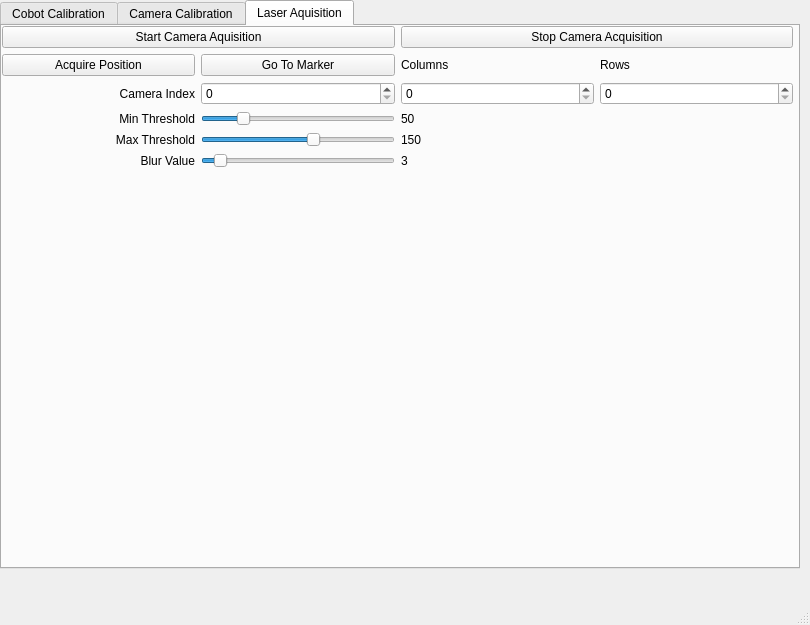
<?xml version="1.0" encoding="UTF-8"?>
<ui version="4.0">
 <class>MainWindow</class>
 <widget class="QMainWindow" name="MainWindow">
  <property name="geometry">
   <rect>
    <x>0</x>
    <y>0</y>
    <width>810</width>
    <height>625</height>
   </rect>
  </property>
  <property name="windowTitle">
   <string>Cobot Sawyer Laser Aquisition</string>
  </property>
  <widget class="QWidget" name="centralwidget">
   <widget class="QTabWidget" name="tabWidget">
    <property name="geometry">
     <rect>
      <x>0</x>
      <y>0</y>
      <width>800</width>
      <height>569</height>
     </rect>
    </property>
    <property name="sizePolicy">
     <sizepolicy hsizetype="Maximum" vsizetype="Maximum">
      <horstretch>0</horstretch>
      <verstretch>0</verstretch>
     </sizepolicy>
    </property>
    <property name="currentIndex">
     <number>2</number>
    </property>
    <widget class="QWidget" name="cobot_calibration_tab">
     <attribute name="title">
      <string>Cobot Calibration</string>
     </attribute>
     <widget class="QWidget" name="gridLayoutWidget">
      <property name="geometry">
       <rect>
        <x>0</x>
        <y>0</y>
        <width>791</width>
        <height>531</height>
       </rect>
      </property>
      <layout class="QGridLayout" name="gridLayout" columnstretch="0,0">
       <property name="sizeConstraint">
        <enum>QLayout::SetMaximumSize</enum>
       </property>
       <property name="horizontalSpacing">
        <number>6</number>
       </property>
       <item row="1" column="1">
        <widget class="QPushButton" name="stop_cobot_calibration_btn">
         <property name="text">
          <string>Stop Calibration</string>
         </property>
        </widget>
       </item>
       <item row="1" column="0">
        <widget class="QPushButton" name="start_cobot_calibration_btn">
         <property name="text">
          <string>Start Calibration</string>
         </property>
        </widget>
       </item>
       <item row="2" column="0" colspan="2">
        <widget class="QLabel" name="cobot_calibration_log_label">
         <property name="text">
          <string/>
         </property>
         <property name="wordWrap">
          <bool>true</bool>
         </property>
        </widget>
       </item>
      </layout>
     </widget>
    </widget>
    <widget class="QWidget" name="camera_calibration_tab">
     <attribute name="title">
      <string>Camera Calibration</string>
     </attribute>
     <widget class="QWidget" name="gridLayoutWidget_2">
      <property name="geometry">
       <rect>
        <x>0</x>
        <y>0</y>
        <width>791</width>
        <height>531</height>
       </rect>
      </property>
      <layout class="QGridLayout" name="gridLayout_2" rowstretch="1,1,1,1,1,5,0,0" columnstretch="1,1,1,1">
       <item row="0" column="0" colspan="2">
        <widget class="QPushButton" name="start_camera_acquisition_cal_btn">
         <property name="text">
          <string>Start Camera Aquisition</string>
         </property>
        </widget>
       </item>
       <item row="4" column="1">
        <widget class="QSlider" name="max_thr_slider_calib">
         <property name="maximum">
          <number>255</number>
         </property>
         <property name="sliderPosition">
          <number>150</number>
         </property>
         <property name="orientation">
          <enum>Qt::Horizontal</enum>
         </property>
        </widget>
       </item>
       <item row="1" column="0" colspan="2">
        <widget class="QPushButton" name="calibrate_camera_btn">
         <property name="text">
          <string>Calibrate Camera</string>
         </property>
        </widget>
       </item>
       <item row="0" column="2" colspan="2">
        <widget class="QPushButton" name="stop_camera_acq_calib_btn">
         <property name="text">
          <string>Stop Camera Acquisition</string>
         </property>
        </widget>
       </item>
       <item row="7" column="2" colspan="2">
        <widget class="QLabel" name="gray_image_view_calib">
         <property name="text">
          <string/>
         </property>
        </widget>
       </item>
       <item row="4" column="2">
        <widget class="QLabel" name="max_thr_calib_label">
         <property name="text">
          <string>150</string>
         </property>
        </widget>
       </item>
       <item row="5" column="0">
        <widget class="QLabel" name="label_3">
         <property name="text">
          <string>Blur Value</string>
         </property>
         <property name="alignment">
          <set>Qt::AlignRight|Qt::AlignTrailing|Qt::AlignVCenter</set>
         </property>
        </widget>
       </item>
       <item row="3" column="0">
        <widget class="QLabel" name="label_2">
         <property name="text">
          <string>Min Threshold</string>
         </property>
         <property name="alignment">
          <set>Qt::AlignRight|Qt::AlignTrailing|Qt::AlignVCenter</set>
         </property>
        </widget>
       </item>
       <item row="4" column="0">
        <widget class="QLabel" name="label">
         <property name="text">
          <string>Max Threshold</string>
         </property>
         <property name="alignment">
          <set>Qt::AlignRight|Qt::AlignTrailing|Qt::AlignVCenter</set>
         </property>
        </widget>
       </item>
       <item row="3" column="1">
        <widget class="QSlider" name="min_thr_slider_calib">
         <property name="maximum">
          <number>255</number>
         </property>
         <property name="sliderPosition">
          <number>50</number>
         </property>
         <property name="orientation">
          <enum>Qt::Horizontal</enum>
         </property>
         <property name="tickPosition">
          <enum>QSlider::NoTicks</enum>
         </property>
         <property name="tickInterval">
          <number>1</number>
         </property>
        </widget>
       </item>
       <item row="3" column="2">
        <widget class="QLabel" name="min_thr_calib_label">
         <property name="text">
          <string>50</string>
         </property>
         <property name="scaledContents">
          <bool>false</bool>
         </property>
        </widget>
       </item>
       <item row="2" column="2">
        <widget class="QSpinBox" name="column_spin_box_calib">
         <property name="minimum">
          <number>3</number>
         </property>
         <property name="maximum">
          <number>10</number>
         </property>
        </widget>
       </item>
       <item row="2" column="3">
        <widget class="QSpinBox" name="row_spin_box_calib">
         <property name="minimum">
          <number>3</number>
         </property>
         <property name="maximum">
          <number>10</number>
         </property>
        </widget>
       </item>
       <item row="5" column="1">
        <widget class="QSlider" name="blur_slider_calib">
         <property name="minimum">
          <number>1</number>
         </property>
         <property name="maximum">
          <number>30</number>
         </property>
         <property name="value">
          <number>3</number>
         </property>
         <property name="orientation">
          <enum>Qt::Horizontal</enum>
         </property>
        </widget>
       </item>
       <item row="5" column="2">
        <widget class="QLabel" name="blur_calib_label">
         <property name="text">
          <string>3</string>
         </property>
        </widget>
       </item>
       <item row="1" column="2">
        <widget class="QLabel" name="label_7">
         <property name="text">
          <string>Columns</string>
         </property>
        </widget>
       </item>
       <item row="1" column="3">
        <widget class="QLabel" name="label_8">
         <property name="text">
          <string>Rows</string>
         </property>
        </widget>
       </item>
       <item row="7" column="0" colspan="2">
        <widget class="QLabel" name="color_image_view_calib">
         <property name="text">
          <string/>
         </property>
        </widget>
       </item>
       <item row="2" column="0">
        <widget class="QLabel" name="label_9">
         <property name="text">
          <string>Camera Index</string>
         </property>
         <property name="alignment">
          <set>Qt::AlignRight|Qt::AlignTrailing|Qt::AlignVCenter</set>
         </property>
        </widget>
       </item>
       <item row="2" column="1">
        <widget class="QSpinBox" name="camera_index_calib">
         <property name="maximum">
          <number>20</number>
         </property>
        </widget>
       </item>
      </layout>
     </widget>
    </widget>
    <widget class="QWidget" name="laser_acquisition_tab">
     <attribute name="title">
      <string>Laser Aquisition</string>
     </attribute>
     <widget class="QWidget" name="gridLayoutWidget_3">
      <property name="geometry">
       <rect>
        <x>0</x>
        <y>0</y>
        <width>791</width>
        <height>531</height>
       </rect>
      </property>
      <layout class="QGridLayout" name="gridLayout_3" rowstretch="1,1,1,1,1,5,0,0" columnstretch="1,1,1,1">
       <item row="0" column="0" colspan="2">
        <widget class="QPushButton" name="start_camera_acquisition_lsr_btn">
         <property name="text">
          <string>Start Camera Aquisition</string>
         </property>
        </widget>
       </item>
       <item row="4" column="1">
        <widget class="QSlider" name="max_thr_slider_lsr">
         <property name="maximum">
          <number>255</number>
         </property>
         <property name="sliderPosition">
          <number>150</number>
         </property>
         <property name="orientation">
          <enum>Qt::Horizontal</enum>
         </property>
        </widget>
       </item>
       <item row="0" column="2" colspan="2">
        <widget class="QPushButton" name="stop_camera_acq_lsr_btn">
         <property name="text">
          <string>Stop Camera Acquisition</string>
         </property>
        </widget>
       </item>
       <item row="7" column="2" colspan="2">
        <widget class="QLabel" name="gray_image_view_lsr">
         <property name="text">
          <string/>
         </property>
        </widget>
       </item>
       <item row="4" column="2">
        <widget class="QLabel" name="max_thr_lrs_label">
         <property name="text">
          <string>150</string>
         </property>
        </widget>
       </item>
       <item row="5" column="0">
        <widget class="QLabel" name="label_11">
         <property name="text">
          <string>Blur Value</string>
         </property>
         <property name="alignment">
          <set>Qt::AlignRight|Qt::AlignTrailing|Qt::AlignVCenter</set>
         </property>
        </widget>
       </item>
       <item row="3" column="0">
        <widget class="QLabel" name="label_12">
         <property name="text">
          <string>Min Threshold</string>
         </property>
         <property name="alignment">
          <set>Qt::AlignRight|Qt::AlignTrailing|Qt::AlignVCenter</set>
         </property>
        </widget>
       </item>
       <item row="4" column="0">
        <widget class="QLabel" name="label_13">
         <property name="text">
          <string>Max Threshold</string>
         </property>
         <property name="alignment">
          <set>Qt::AlignRight|Qt::AlignTrailing|Qt::AlignVCenter</set>
         </property>
        </widget>
       </item>
       <item row="3" column="1">
        <widget class="QSlider" name="min_thr_slider_lsr">
         <property name="maximum">
          <number>255</number>
         </property>
         <property name="sliderPosition">
          <number>50</number>
         </property>
         <property name="orientation">
          <enum>Qt::Horizontal</enum>
         </property>
         <property name="tickPosition">
          <enum>QSlider::NoTicks</enum>
         </property>
         <property name="tickInterval">
          <number>1</number>
         </property>
        </widget>
       </item>
       <item row="3" column="2">
        <widget class="QLabel" name="min_thr_lrs_label">
         <property name="text">
          <string>50</string>
         </property>
         <property name="scaledContents">
          <bool>false</bool>
         </property>
        </widget>
       </item>
       <item row="2" column="2">
        <widget class="QSpinBox" name="column_spin_box_lsr">
         <property name="minimum">
          <number>0</number>
         </property>
         <property name="maximum">
          <number>4</number>
         </property>
        </widget>
       </item>
       <item row="2" column="3">
        <widget class="QSpinBox" name="row_spin_box_lsr">
         <property name="minimum">
          <number>0</number>
         </property>
         <property name="maximum">
          <number>10</number>
         </property>
        </widget>
       </item>
       <item row="5" column="1">
        <widget class="QSlider" name="blur_slider_lsr">
         <property name="minimum">
          <number>1</number>
         </property>
         <property name="maximum">
          <number>30</number>
         </property>
         <property name="value">
          <number>3</number>
         </property>
         <property name="orientation">
          <enum>Qt::Horizontal</enum>
         </property>
        </widget>
       </item>
       <item row="5" column="2">
        <widget class="QLabel" name="blur_lsr_label">
         <property name="text">
          <string>3</string>
         </property>
        </widget>
       </item>
       <item row="1" column="2">
        <widget class="QLabel" name="label_16">
         <property name="text">
          <string>Columns</string>
         </property>
        </widget>
       </item>
       <item row="1" column="3">
        <widget class="QLabel" name="label_17">
         <property name="text">
          <string>Rows</string>
         </property>
        </widget>
       </item>
       <item row="7" column="0" colspan="2">
        <widget class="QLabel" name="color_image_view_lsr">
         <property name="text">
          <string/>
         </property>
        </widget>
       </item>
       <item row="2" column="0">
        <widget class="QLabel" name="label_18">
         <property name="text">
          <string>Camera Index</string>
         </property>
         <property name="alignment">
          <set>Qt::AlignRight|Qt::AlignTrailing|Qt::AlignVCenter</set>
         </property>
        </widget>
       </item>
       <item row="2" column="1">
        <widget class="QSpinBox" name="camera_index_lsr">
         <property name="maximum">
          <number>20</number>
         </property>
        </widget>
       </item>
       <item row="1" column="0">
        <widget class="QPushButton" name="acquire_laser_pos_btn">
         <property name="text">
          <string>Acquire Position</string>
         </property>
        </widget>
       </item>
       <item row="1" column="1">
        <widget class="QPushButton" name="go_to_btn">
         <property name="text">
          <string>Go To Marker</string>
         </property>
        </widget>
       </item>
      </layout>
     </widget>
    </widget>
   </widget>
  </widget>
  <widget class="QMenuBar" name="menubar">
   <property name="geometry">
    <rect>
     <x>0</x>
     <y>0</y>
     <width>810</width>
     <height>22</height>
    </rect>
   </property>
  </widget>
  <widget class="QStatusBar" name="statusbar"/>
 </widget>
 <resources/>
 <connections>
  <connection>
   <sender>min_thr_slider_lsr</sender>
   <signal>valueChanged(int)</signal>
   <receiver>min_thr_lrs_label</receiver>
   <slot>setNum(int)</slot>
   <hints>
    <hint type="sourcelabel">
     <x>332</x>
     <y>197</y>
    </hint>
    <hint type="destinationlabel">
     <x>426</x>
     <y>195</y>
    </hint>
   </hints>
  </connection>
  <connection>
   <sender>max_thr_slider_lsr</sender>
   <signal>valueChanged(int)</signal>
   <receiver>max_thr_lrs_label</receiver>
   <slot>setNum(int)</slot>
   <hints>
    <hint type="sourcelabel">
     <x>249</x>
     <y>214</y>
    </hint>
    <hint type="destinationlabel">
     <x>415</x>
     <y>222</y>
    </hint>
   </hints>
  </connection>
  <connection>
   <sender>blur_slider_lsr</sender>
   <signal>valueChanged(int)</signal>
   <receiver>blur_lsr_label</receiver>
   <slot>setNum(int)</slot>
   <hints>
    <hint type="sourcelabel">
     <x>287</x>
     <y>242</y>
    </hint>
    <hint type="destinationlabel">
     <x>433</x>
     <y>244</y>
    </hint>
   </hints>
  </connection>
  <connection>
   <sender>min_thr_slider_calib</sender>
   <signal>valueChanged(int)</signal>
   <receiver>min_thr_calib_label</receiver>
   <slot>setNum(int)</slot>
   <hints>
    <hint type="sourcelabel">
     <x>295</x>
     <y>193</y>
    </hint>
    <hint type="destinationlabel">
     <x>438</x>
     <y>196</y>
    </hint>
   </hints>
  </connection>
  <connection>
   <sender>max_thr_slider_calib</sender>
   <signal>valueChanged(int)</signal>
   <receiver>max_thr_calib_label</receiver>
   <slot>setNum(int)</slot>
   <hints>
    <hint type="sourcelabel">
     <x>355</x>
     <y>220</y>
    </hint>
    <hint type="destinationlabel">
     <x>453</x>
     <y>222</y>
    </hint>
   </hints>
  </connection>
  <connection>
   <sender>blur_slider_calib</sender>
   <signal>valueChanged(int)</signal>
   <receiver>blur_calib_label</receiver>
   <slot>setNum(int)</slot>
   <hints>
    <hint type="sourcelabel">
     <x>332</x>
     <y>240</y>
    </hint>
    <hint type="destinationlabel">
     <x>438</x>
     <y>239</y>
    </hint>
   </hints>
  </connection>
 </connections>
</ui>
